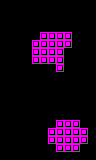

Tiled map render using the project's own tile images. Description and the map definition, with tile-layer contents summarised, below:
An orthogonal 12x20 tile map with 8x8 px tiles, 1 tile layer (main) and 3 objects (3x enemyTurret).

<map version="1.0" orientation="orthogonal" renderorder="right-down" width="12" height="20" tilewidth="8" tileheight="8" nextobjectid="51">
 <properties>
  <property name="type" value="open" />
 </properties>
 <tileset firstgid="1" name="tiles" tilewidth="8" tileheight="8" tilecount="24" columns="6">
  <image source="../../../images/tiles.png" width="48" height="32" />
 </tileset>
 <layer name="main" width="12" height="20">
  <data>[240 cells, 34 non-empty, 1 distinct tile ids]</data>
 </layer>
 <objectgroup name="objects" />
 <objectgroup name="hazards" />
 <objectgroup name="enemies">
  <object id="35" name="Enemy" type="enemyTurret" gid="4" x="48" y="32" width="8" height="8" />
  <object id="46" name="Enemy" type="enemyTurret" gid="1073741828" x="40" y="72" width="8" height="8" />
  <object id="48" name="Enemy" type="enemyTurret" gid="1073741828" x="64" y="56" width="8" height="8" />
 </objectgroup>
</map>
